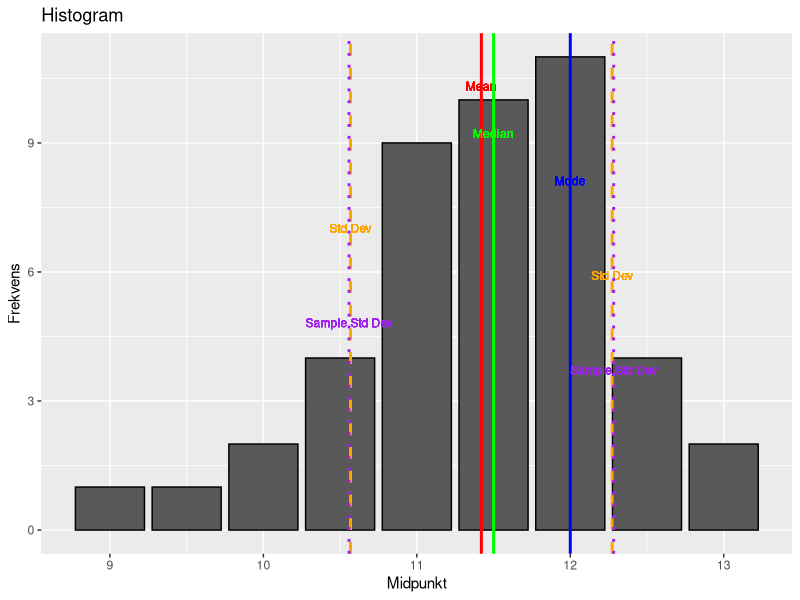
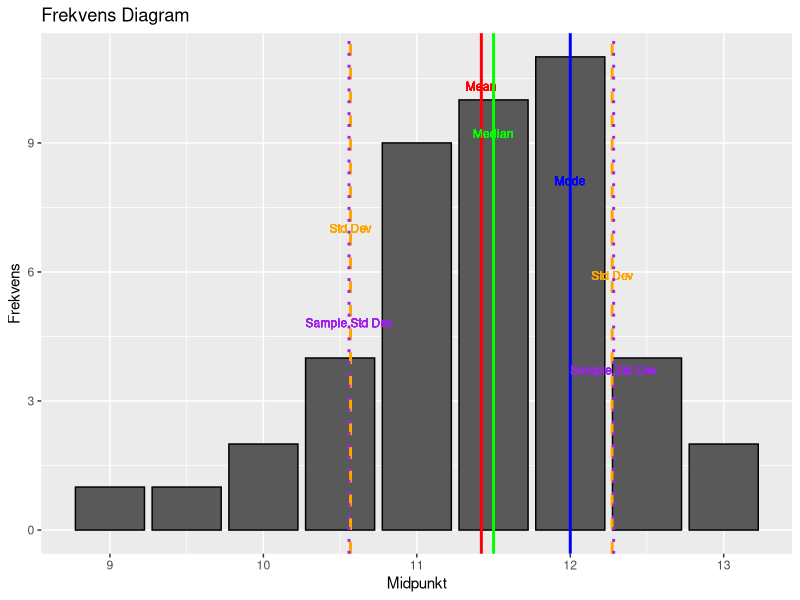
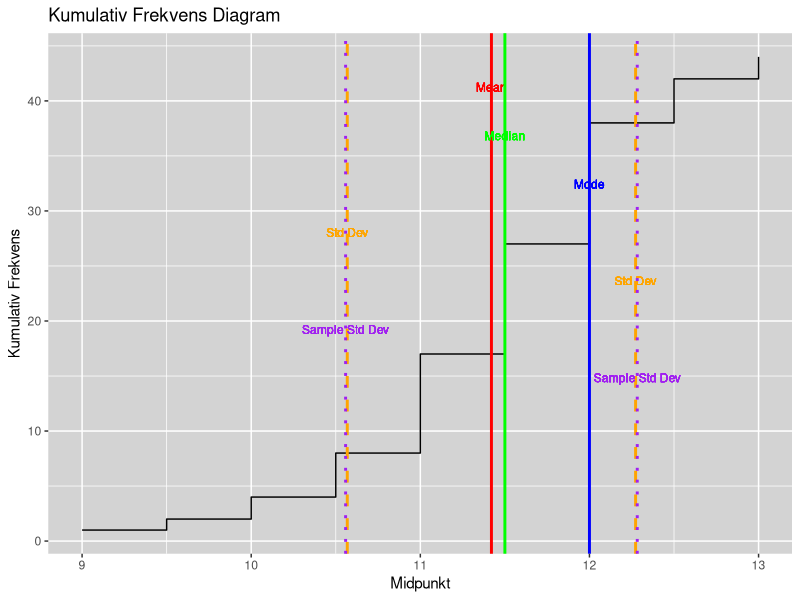

These figures' R source, in order:
#install.packages("ggplot2")
library(ggplot2)

# Read CSV data
df <- read.csv("./labanXY.csv")

# Calculate Mean
mean <- weighted.mean(df$Midpunkt, df$Antall)

# Calculate Median
cumulative_frequency <- cumsum(df$Antall)
total_frequency <- tail(cumulative_frequency, n=1)
median_interval_index <- which(cumulative_frequency >= total_frequency / 2)[1]
median_interval_lower <- df$Lower[median_interval_index]
median_interval_upper <- df$Upper[median_interval_index]
median_interval_freq <- df$Antall[median_interval_index]
cumulative_freq_before_median <- ifelse(median_interval_index > 1, cumulative_frequency[median_interval_index - 1], 0)
median <- median_interval_lower + (total_frequency / 2 - cumulative_freq_before_median) / median_interval_freq * (median_interval_upper - median_interval_lower)

# Calculate Mode
mode <- df$Midpunkt[which.max(df$Antall)]

# Calculate Variance and Standard Deviation
mean_square <- weighted.mean(df$Midpunkt^2, df$Antall)
variance <- mean_square - mean^2
std_dev <- sqrt(variance)

# Sample Standard Deviation (assuming this is a sample)
sample_variance <- sum(df$Antall * (df$Midpunkt - mean)^2) / (total_frequency - 1)
sample_std_dev <- sqrt(sample_variance)

# Print calculated values
cat("Mean:", mean, "Median:", median, "Mode:", mode, "Variance:", variance, "Standard Deviation:", std_dev, "Sample Standard Deviation:", sample_std_dev, "\n")


# Function to draw vertical lines and add text annotations
drawLinesAndText <- function(mean, median, mode, std_dev, sample_std_dev, ymax) {
  list(
    geom_vline(xintercept=mean, color='red', linetype="solid", linewidth=1),
    geom_text(aes(x=mean, label="Mean", y=ymax*0.9), color='red', vjust=-1.5, size=3),
    
    geom_vline(xintercept=median, color='green', linetype="solid", linewidth=1),
    geom_text(aes(x=median, label="Median", y=ymax*0.8), color='green', vjust=-1.5, size=3),
    
    geom_vline(xintercept=mode, color='blue', linetype="solid", linewidth=1),
    geom_text(aes(x=mode, label="Mode", y=ymax*0.7), color='blue', vjust=-1.5, size=3),
    
    geom_vline(xintercept=mean - std_dev, color='orange', linetype="dashed", linewidth=1),
    geom_text(aes(x=mean - std_dev, label="Std Dev", y=ymax*0.6), color='orange', vjust=-1.5, size=3),
    
    geom_vline(xintercept=mean + std_dev, color='orange', linetype="dashed", linewidth=1),
    geom_text(aes(x=mean + std_dev, label="Std Dev", y=ymax*0.5), color='orange', vjust=-1.5, size=3),
    
    geom_vline(xintercept=mean - sample_std_dev, color='purple', linetype="dotted", linewidth=1),
    geom_text(aes(x=mean - sample_std_dev, label="Sample Std Dev", y=ymax*0.4), color='purple', vjust=-1.5, size=3),
    
    geom_vline(xintercept=mean + sample_std_dev, color='purple', linetype="dotted", linewidth=1),
    geom_text(aes(x=mean + sample_std_dev, label="Sample Std Dev", y=ymax*0.3), color='purple', vjust=-1.5, size=3)
  )
}

# Determine the maximum Y value for each plot
ymax_hist <- max(df$Antall)
ymax_freq <- max(df$Antall)
ymax_cumul <- max(cumulative_frequency)

# Plotting Histogram with Annotations
ggplot(df, aes(x=Midpunkt, y=Antall)) +
  geom_bar(stat="identity", position=position_dodge(), color="black") +
  labs(title="Histogram", x="Midpunkt", y="Frekvens") +
  drawLinesAndText(mean, median, mode, std_dev, sample_std_dev, ymax_hist)

# Plotting Frequency Diagram with Annotations
ggplot(df, aes(x=Midpunkt, y=Antall)) +
  geom_bar(stat="identity", position=position_dodge(), color="black") +
  labs(title="Frekvens Diagram", x="Midpunkt", y="Frekvens") +
  drawLinesAndText(mean, median, mode, std_dev, sample_std_dev, ymax_freq)

# Plotting Cumulative Frequency Diagram with Annotations using geom_step
ggplot(df, aes(x=Midpunkt, y=cumulative_frequency)) +
  geom_step(color="black") +  # Using geom_step for blocky appearance
  labs(title="Kumulativ Frekvens Diagram", x="Midpunkt", y="Kumulativ Frekvens") +
  drawLinesAndText(mean, median, mode, std_dev, sample_std_dev, ymax_cumul) +
  theme(panel.background = element_rect(fill = "lightgray"))

